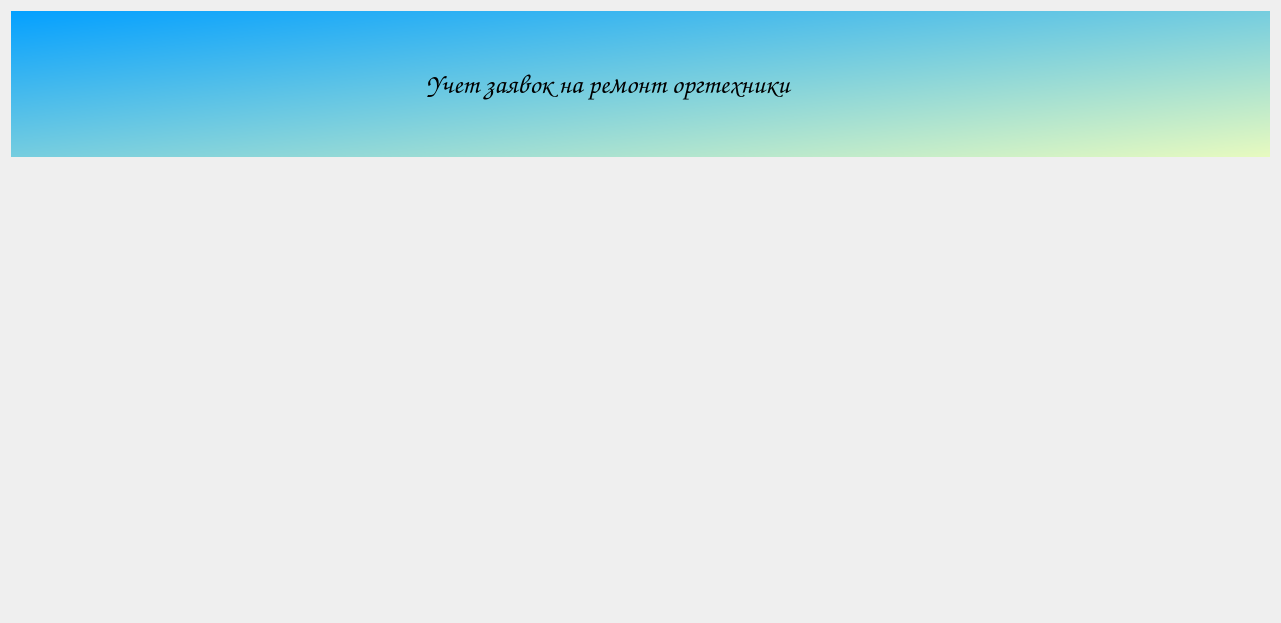
<?xml version="1.0" encoding="UTF-8"?>
<ui version="4.0">
 <class>Dialog</class>
 <widget class="QDialog" name="Dialog">
  <property name="geometry">
   <rect>
    <x>0</x>
    <y>0</y>
    <width>1281</width>
    <height>623</height>
   </rect>
  </property>
  <property name="windowTitle">
   <string>Dialog</string>
  </property>
  <layout class="QVBoxLayout" name="verticalLayout">
   <item>
    <widget class="QWidget" name="widget" native="true">
     <property name="styleSheet">
      <string notr="true">QWidget#widget {
background-color: qlineargradient(spread:pad, x1:0, y1:0, x2:1, y2:1, stop:0 rgba(4, 160, 255, 255), stop:1 rgba(231, 250, 191, 255));
}</string>
     </property>
     <widget class="QWidget" name="">
      <property name="geometry">
       <rect>
        <x>20</x>
        <y>10</y>
        <width>1141</width>
        <height>126</height>
       </rect>
      </property>
      <layout class="QFormLayout" name="formLayout">
       <property name="fieldGrowthPolicy">
        <enum>QFormLayout::FieldGrowthPolicy::AllNonFixedFieldsGrow</enum>
       </property>
       <property name="rowWrapPolicy">
        <enum>QFormLayout::RowWrapPolicy::DontWrapRows</enum>
       </property>
       <property name="labelAlignment">
        <set>Qt::AlignmentFlag::AlignCenter</set>
       </property>
       <property name="formAlignment">
        <set>Qt::AlignmentFlag::AlignCenter</set>
       </property>
       <item row="0" column="0">
        <widget class="QLabel" name="label_2">
         <property name="text">
          <string/>
         </property>
         <property name="pixmap">
          <pixmap>../../qt/logo.png</pixmap>
         </property>
         <property name="scaledContents">
          <bool>true</bool>
         </property>
        </widget>
       </item>
       <item row="0" column="1">
        <widget class="QLabel" name="label">
         <property name="font">
          <font>
           <family>Comic Sans MS</family>
           <pointsize>20</pointsize>
          </font>
         </property>
         <property name="styleSheet">
          <string notr="true">color: rgb(0, 0, 0);</string>
         </property>
         <property name="text">
          <string>Учет заявок на ремонт оргтехники</string>
         </property>
         <property name="alignment">
          <set>Qt::AlignmentFlag::AlignCenter</set>
         </property>
        </widget>
       </item>
      </layout>
     </widget>
    </widget>
   </item>
   <item>
    <widget class="QWidget" name="widget_2" native="true"/>
   </item>
   <item>
    <widget class="QWidget" name="widget_3" native="true"/>
   </item>
   <item>
    <widget class="QWidget" name="widget_4" native="true"/>
   </item>
  </layout>
 </widget>
 <resources/>
 <connections/>
</ui>
